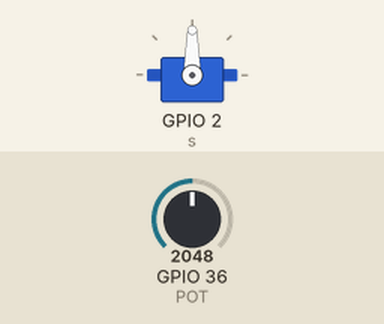
A sketch run on a simulated ESP32. Parts: servo. The test bench sets the inputs (shaded band); at power-on: GPIO 36 (POT) = 2048.

Above: at 1.2 s.
1.3 s: GPIO 36 (POT) set to 2866
At 2.4 s:
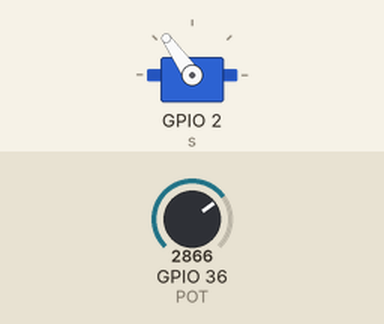
2.8 s: GPIO 36 (POT) set to 3603
At 3.5 s:
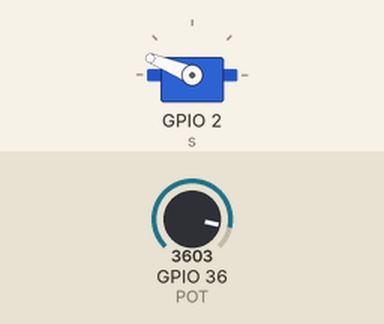
4.3 s: GPIO 36 (POT) set to 4095
At 4.6 s:
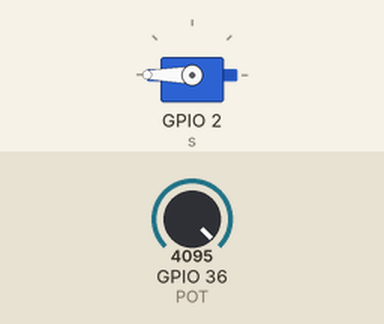
5.8 s: GPIO 36 (POT) set to 1228
At 7.0 s:
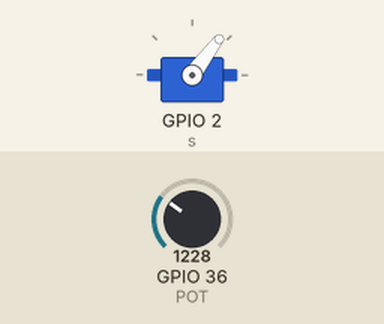
7.3 s: GPIO 36 (POT) set to 491
At 8.1 s:
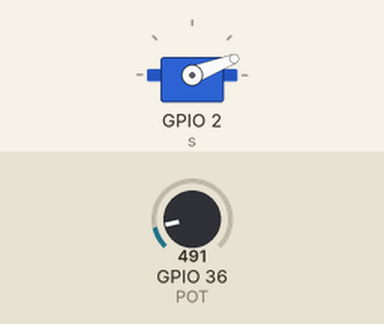
Timing chart, 0 to 9.8 s (numbered marks = the images above; inputs shaded):
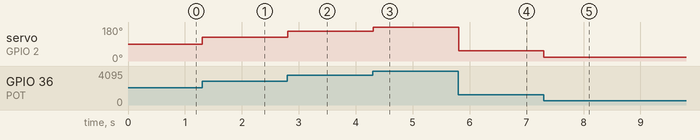

Measured:
- after the input at 1.3 s, servo on GPIO 2 (s): 90° → 125° at once
- after the input at 2.8 s, servo on GPIO 2 (s): 125° → 158° at once
- after the input at 4.3 s, servo on GPIO 2 (s): 158° → 180° at once
- after the input at 5.8 s, servo on GPIO 2 (s): 180° → 53° at once
- after the input at 7.3 s, servo on GPIO 2 (s): 53° → 21° at once

The sketch:

Servo_Angle_Control_System.ino
```cpp
#include <ESP32Servo.h>

Servo s;
#define POT A0

void setup() {
  s.attach(2);
}

void loop() {
  int x = analogRead(POT);
  int deg = map(x, 0, 4095, 0, 180);
  s.write(deg);
  delay(10);
}
```
